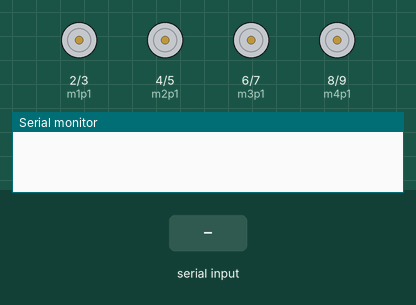
This sketch was run on a simulated Arduino Uno, built with avr-gcc and run on an emulated ATmega328P. Parts: motor-driver pin pairs drawn as motors (green arrow = first pin HIGH = forward, orange = second pin HIGH = backward, longer = more drive), the last lines printed to the serial monitor. The test bench sets the inputs (shaded band).

Above: at 1.2 s.
1.3 s: byte 1 (1) received over Serial
At 1.9 s:
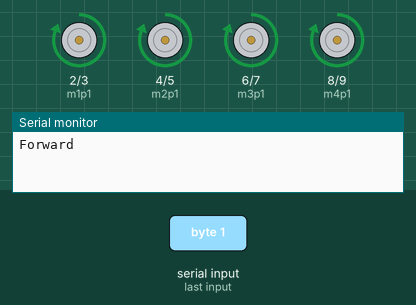
2.8 s: byte 2 (2) received over Serial
At 4.0 s:
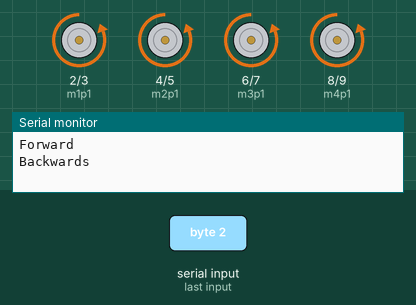
4.3 s: byte 3 (3) received over Serial
At 5.3 s:
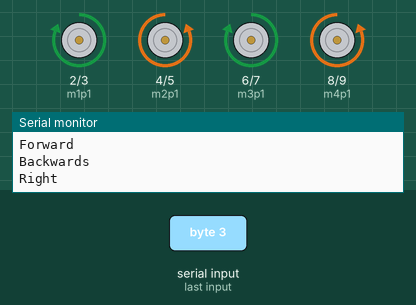
5.8 s: byte 4 (4) received over Serial
At 6.5 s:
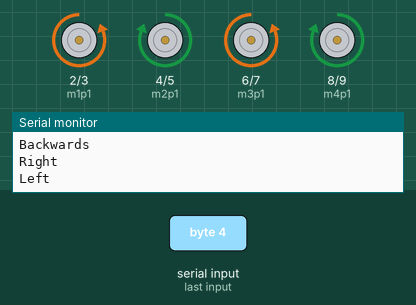
7.3 s: "1" received over Serial
At 7.6 s:
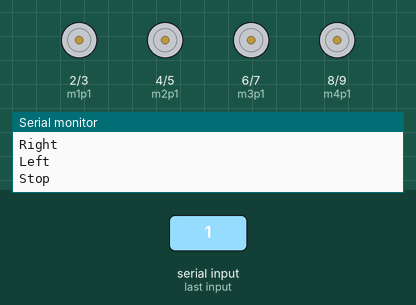
Timing chart, 0 to 9.8 s (numbered marks = the images above; inputs shaded):
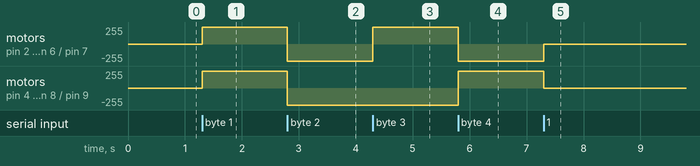

The sketch:

serial_recv.ino
```cpp
#define m1p1 2
#define m1p2 3
#define m2p1 4
#define m2p2 5
#define m3p1 6
#define m3p2 7
#define m4p1 8
#define m4p2 9

byte pwmValue = 255;

void setup() {
  // Initialize motor control pins as outputs
  pinMode(m1p1, OUTPUT);
  pinMode(m1p2, OUTPUT);
  pinMode(m2p1, OUTPUT);
  pinMode(m2p2, OUTPUT);
  pinMode(m3p1, OUTPUT);
  pinMode(m3p2, OUTPUT);
  pinMode(m4p1, OUTPUT);
  pinMode(m4p2, OUTPUT);
  Serial.begin(9600);
}

void loop() {
  while (Serial.available() > 0) {
    byte cmd = Serial.read();

    switch (cmd) {
      case 1:
        // forward
        Serial.println("Forward");
        analogWrite(m1p1, pwmValue);
        analogWrite(m1p2, 0);
        analogWrite(m2p1, pwmValue);
        analogWrite(m2p2, 0);
        analogWrite(m3p1, pwmValue);
        analogWrite(m3p2, 0);
        analogWrite(m4p1, pwmValue);
        analogWrite(m4p2, 0);
        break;
      case 2:
        // backwards
        Serial.println("Backwards");
        analogWrite(m1p1, 0);
        analogWrite(m1p2, pwmValue);
        analogWrite(m2p1, 0);
        analogWrite(m2p2, pwmValue);
        analogWrite(m3p1, 0);
        analogWrite(m3p2, pwmValue);
        analogWrite(m4p1, 0);
        analogWrite(m4p2, pwmValue);
        break;
      case 3:
        // right
        Serial.println("Right");
        analogWrite(m1p1, pwmValue);
        analogWrite(m1p2, 0);
        analogWrite(m2p1, 0);
        analogWrite(m2p2, pwmValue);
        analogWrite(m3p1, pwmValue);
        analogWrite(m3p2, 0);
        analogWrite(m4p1, 0);
        analogWrite(m4p2, pwmValue);
        break;
      case 4:
        // left
        Serial.println("Left");
        analogWrite(m1p1, 0);
        analogWrite(m1p2, pwmValue);
        analogWrite(m2p1, pwmValue);
        analogWrite(m2p2, 0);
        analogWrite(m3p1, 0);
        analogWrite(m3p2, pwmValue);
        analogWrite(m4p1, pwmValue);
        analogWrite(m4p2, 0);
        break;
      default:
        // 0, or unknown; stop
        Serial.println("Stop");
        analogWrite(m1p1, 0);
        analogWrite(m1p2, 0);
        analogWrite(m2p1, 0);
        analogWrite(m2p2, 0);
        analogWrite(m3p1, 0);
        analogWrite(m3p2, 0);
        analogWrite(m4p1, 0);
        analogWrite(m4p2, 0);
        break;
    }
  }
}
```

Measured:
- after the input at 1.3 s, motor on pin 2 (m1p1) / pin 3 (m1p2), motor on pin 4 (m2p1) / pin 5 (m2p2), motor on pin 6 (m3p1) / pin 7 (m3p2), motor on pin 8 (m4p1) / pin 9 (m4p2): stopped → forward 255/255 at once
- after the input at 2.8 s, motor on pin 2 (m1p1) / pin 3 (m1p2), motor on pin 4 (m2p1) / pin 5 (m2p2), motor on pin 6 (m3p1) / pin 7 (m3p2), motor on pin 8 (m4p1) / pin 9 (m4p2): forward 255/255 → backward 255/255 at once
- after the input at 4.3 s, motor on pin 2 (m1p1) / pin 3 (m1p2), motor on pin 6 (m3p1) / pin 7 (m3p2): backward 255/255 → forward 255/255 at once
- after the input at 5.8 s, motor on pin 2 (m1p1) / pin 3 (m1p2), motor on pin 6 (m3p1) / pin 7 (m3p2): forward 255/255 → backward 255/255 at once; motor on pin 4 (m2p1) / pin 5 (m2p2), motor on pin 8 (m4p1) / pin 9 (m4p2): backward 255/255 → forward 255/255 at once
- after the input at 7.3 s, motor on pin 2 (m1p1) / pin 3 (m1p2), motor on pin 6 (m3p1) / pin 7 (m3p2): backward 255/255 → stopped at once; motor on pin 4 (m2p1) / pin 5 (m2p2), motor on pin 8 (m4p1) / pin 9 (m4p2): forward 255/255 → stopped at once
